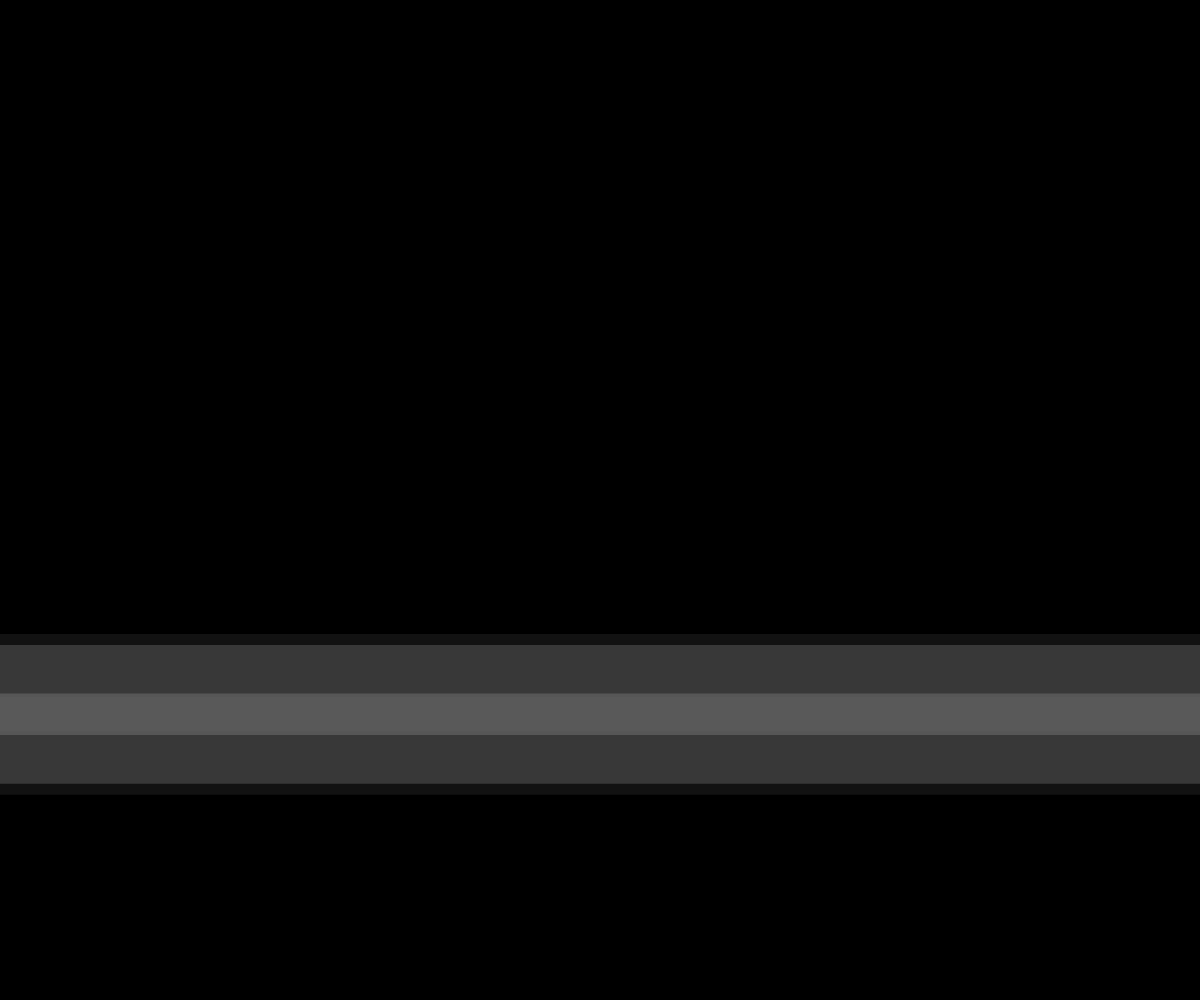
Frame 1 (no input)
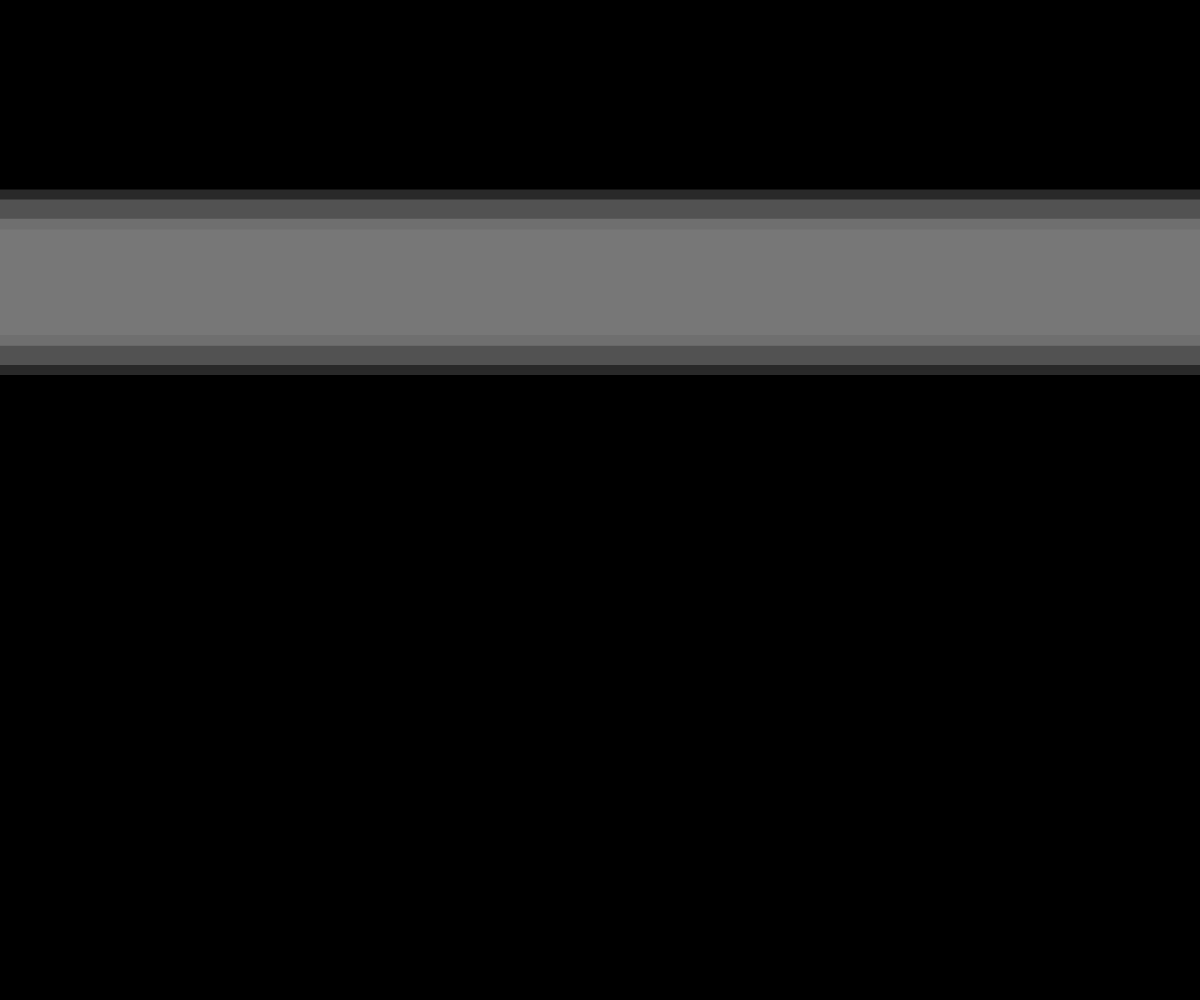
Frame 60 (no input)
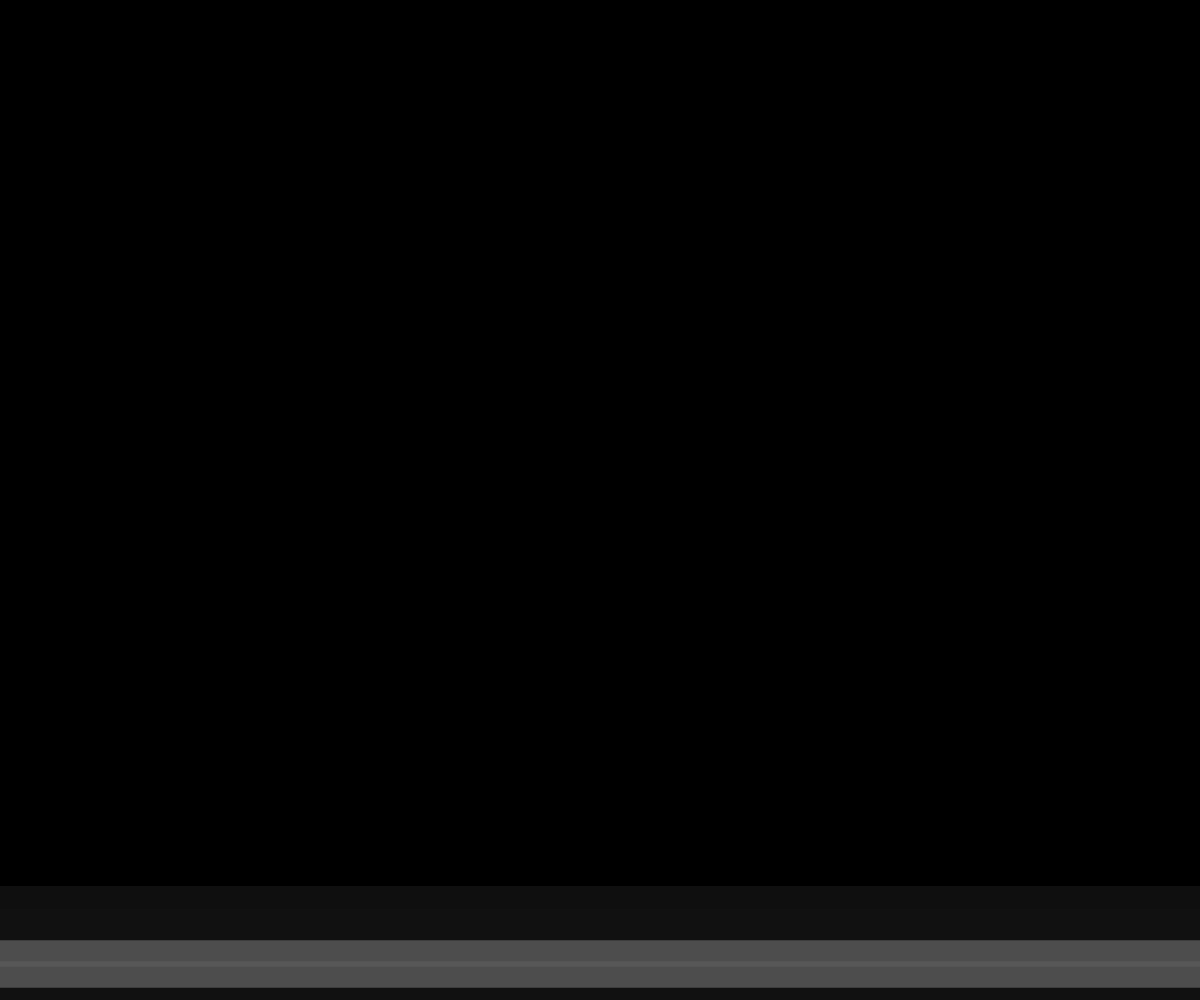
Frame 120 (the mouse pressed at the canvas centre since frame 60)

The p5.js sketch that drew these frames (run headless with seeded random() and noise() and a simulated clock; from frame 60 on, the mouse is pressed at the canvas centre):

// p5.js sketch
// ── sketch.js
function setup() {
    // put setup code here
    createCanvas(windowWidth, windowHeight);
  }
  
  function draw() {
    // put drawing code here
    background(0);
    var lineY =random(height);

    strokeWeight(random(200));
    stroke(random(255), random(50,100));
    line(0, lineY, width, lineY);

    strokeWeight(random(200));
    stroke(random(255), random(50,100));
    line(0, lineY, width, lineY);

    strokeWeight(random(200));
    stroke(random(255), random(50,100));
    line(0, lineY, width, lineY);

    strokeWeight(random(200));
    stroke(random(255), random(50,100));
    line(0, lineY, width, lineY);
  }
  
  
